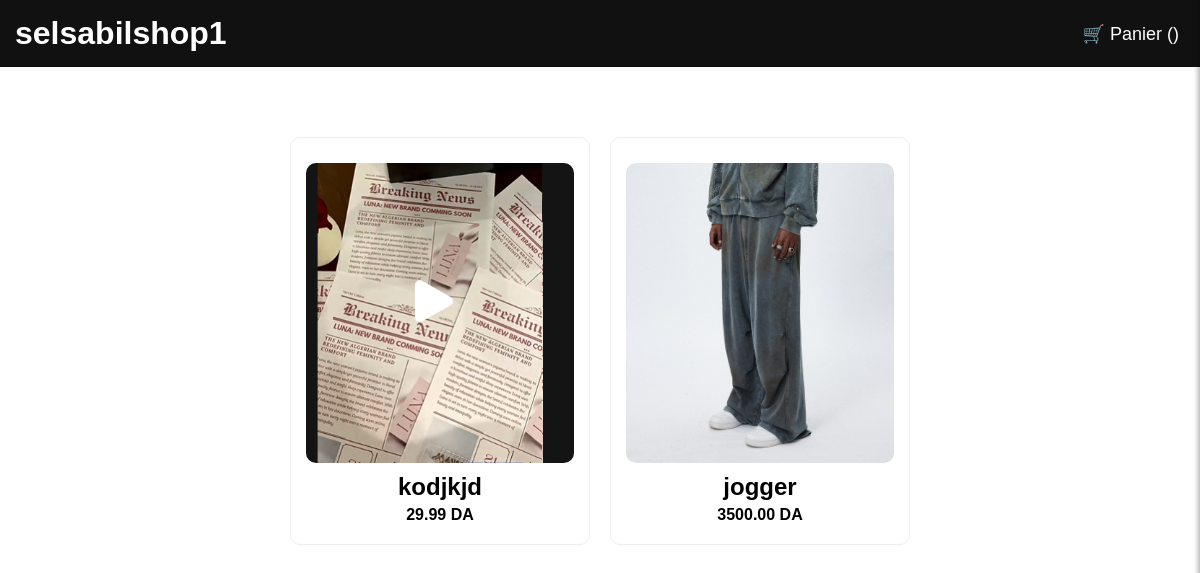
/product/, run on an earlier commit of the app's database.
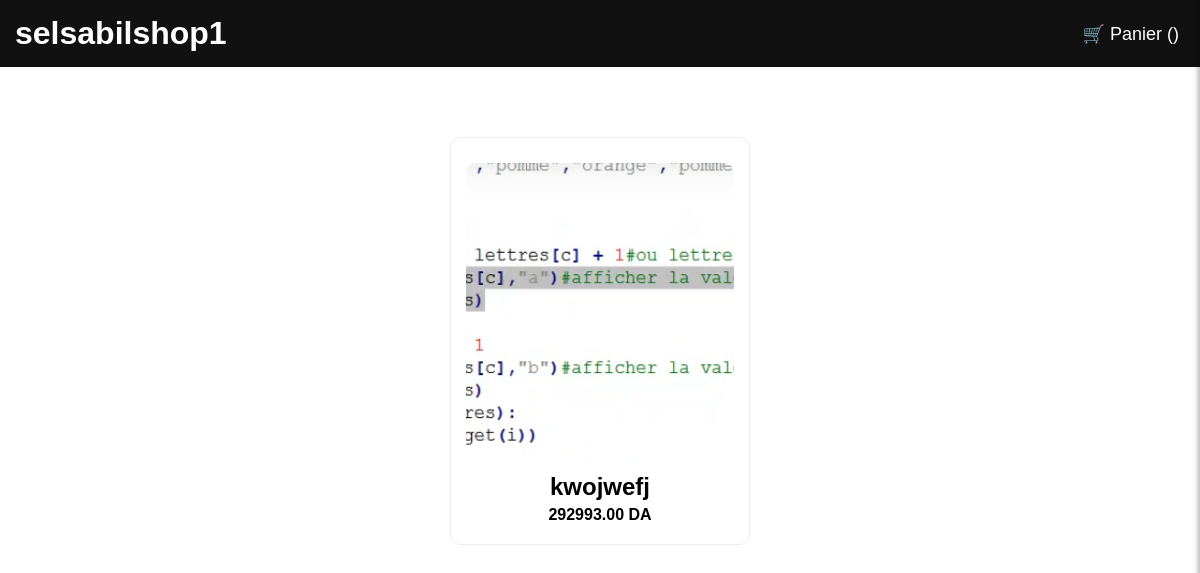
And on a later commit of the database.
### main/models.py (models this page shows, shortened)
class Article(models.Model):
    titre = models.CharField(max_length=255)
    prix = models.DecimalField(max_digits=10, decimal_places=2)
    image = models.ImageField(upload_to='articles/', blank=True, null=True)
    couleur = models.CharField(max_length=100, blank=True, null=True)  # ✅ AJOUTER
    publie = models.BooleanField(default=False)

### main/views.py (the view)
# urls.py: path('product/', views.product, name="product"),
def product(request):
    articles = Article.objects.filter(publie=True)
    return render(request, 'main/product.html', {'articles': articles})

### main/templates/main/product.html (shortened to what this page needs)
{% extends 'main/base.html' %}
{% load static %}
{% block content %}
<div class="container">
    {% if articles %}
        <ul>
            {% for article in articles %}
                <li>
                    <a href="{% url 'orders' article.id %}">
                        {% if article.image %}
                            <img src="{{ article.image.url }}" alt="{{ article.titre }}">
                        {% else %}
                            <img src="https://via.placeholder.com/300x300?text=Image+indisponible" alt="Image non disponible">
                        {% endif %}
                        <h2>{{ article.titre }}</h2>
                        <p><strong>{{ article.prix }} DA</strong></p>
                    </a>
                </li>
            {% endfor %}
        </ul>
    {% else %}
        <p style="color: black; text-align: center;">Aucun article publié pour le moment.</p>
    {% endif %}
</div>
{% endblock %}

### main/templates/main/base.html (shortened to what this page needs)
{% load static %}
<!DOCTYPE html>
<html lang="fr">
<head>
</head>
<body>
<header>
    <h1><a href="/">selsabilshop1</a></h1>
    <button id="openCart">🛒 Panier (<span id="cartCount">0</span>)</button>
</header>
{% block content %}{% endblock %}
</body>
</html>

### main/templates/main/base.html (style rules this page uses)
body { font-family: Arial, sans-serif; margin: 0; padding: 0; }
header { background: #111; color: white; padding: 15px; display: flex; justify-content: space-between; align-items: center; }
header h1 { margin: 0; }
header a { text-decoration: none; color: inherit; }
header button { background: none; border: none; color: white; font-size: 18px; cursor: pointer; }

### main/templates/main/product.html (style rules this page uses)
body { font-family: Arial, sans-serif; background: white; margin: 0; padding: 0; }
.container { max-width: 1200px; margin: 50px auto; padding: 20px; border-radius: 20px; display: flex; justify-content: center; }
ul { list-style-type: none; padding: 0; margin: 0; display: flex; flex-wrap: wrap; gap: 20px; justify-content: center; width: 100%; }
li { background: white; border-radius: 10px; padding: 15px; box-sizing: border-box; width: 300px; display: flex; flex-direction: column; align-items: center; border: 1px solid #eee; transition: transform 0.3s ease; }
a { text-decoration: none; color: inherit; width: 100%; }
img { display: block; margin: 10px auto; width: 100%; height: 300px; object-fit: cover; border-radius: 10px; }
h2 { text-align: center; color: black; margin: 10px 0 5px 0; }
p { text-align: center; color:black; margin: 5px 0; }

What changed in the data, as far as the page shows it:
removed Article: image (picture), titre "kodjkjd", prix "29.99"
removed Article: image (picture), titre "jogger", prix "3500.00"
added Article: image (picture), titre "kwojwefj", prix "292993.00"
